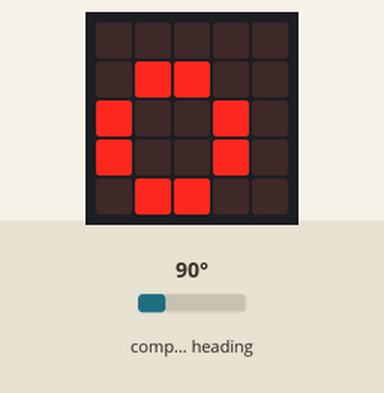
Bench run of a program on a simulated BBC micro:bit (MakeCode). On the bench: the board's 5×5 LED display. Inputs (shaded band) come from the test bench; at power-on: compass heading 90°. The compass is already calibrated.

Above: at 1.2 s.
1.3 s: compass heading set to 49°
2.8 s: compass heading set to 39°
At 4.2 s:
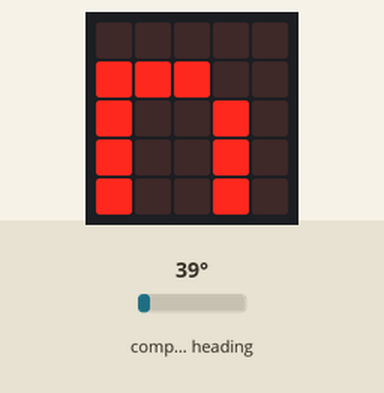
4.5 s: compass heading set to 180°
At 5.8 s:
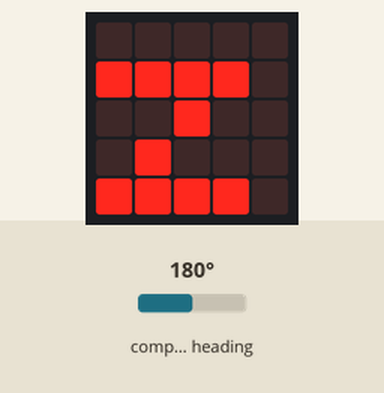
6.1 s: compass heading set to 220°
7.6 s: compass heading set to 229°
At 8.8 s:
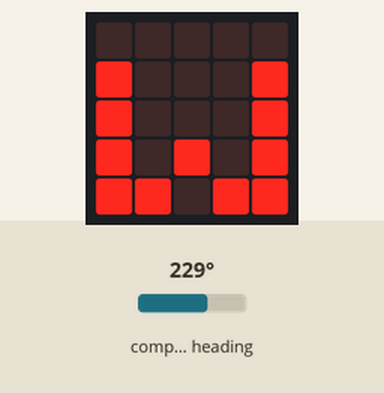
9.2 s: compass heading set to 7°
At 10.2 s:
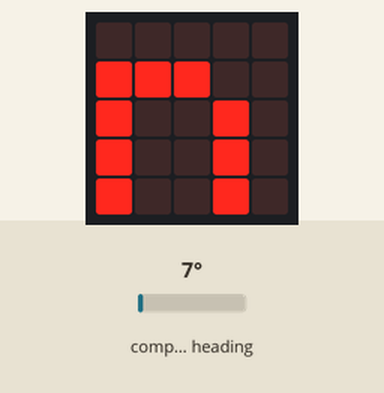
Timing chart, 0 to 11.7 s (numbered marks = the images above; inputs shaded):
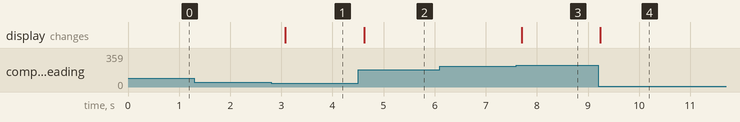

The program:

main.ts
```typescript
let graden = 0
basic.forever(function () {
    graden = input.compassHeading()
    if (graden < 45 || graden < 45) {
        basic.showString("n")
    } else if (graden < 135) {
        basic.showString("o")
    } else if (graden < 225) {
        basic.showString("z")
    } else {
        basic.showString("w")
    }
})
```

test.ts
```typescript
// tests gaan hier; deze zal niet worden gecompileerd wanneer dit pakket wordt gebruikt als extensie.
```

Measured:
- the behaviour switches between 45 and 44° on compass heading (found by bisection; images 0 and 1)
- the behaviour switches between 224 and 225° on compass heading (found by bisection; images 2 and 3)
- after the input at 1.3 s, every drawn part: stays the same
- after the input at 2.8 s, the display: changes after 0.28 s (image 1)
- after the input at 4.5 s, the display: changes after 0.12 s (image 2)
- after the input at 6.1 s, every drawn part: stays the same
- after the input at 7.6 s, the display: changes after 0.10 s (image 3)
- after the input at 9.2 s, the display: changes at once (image 4)
